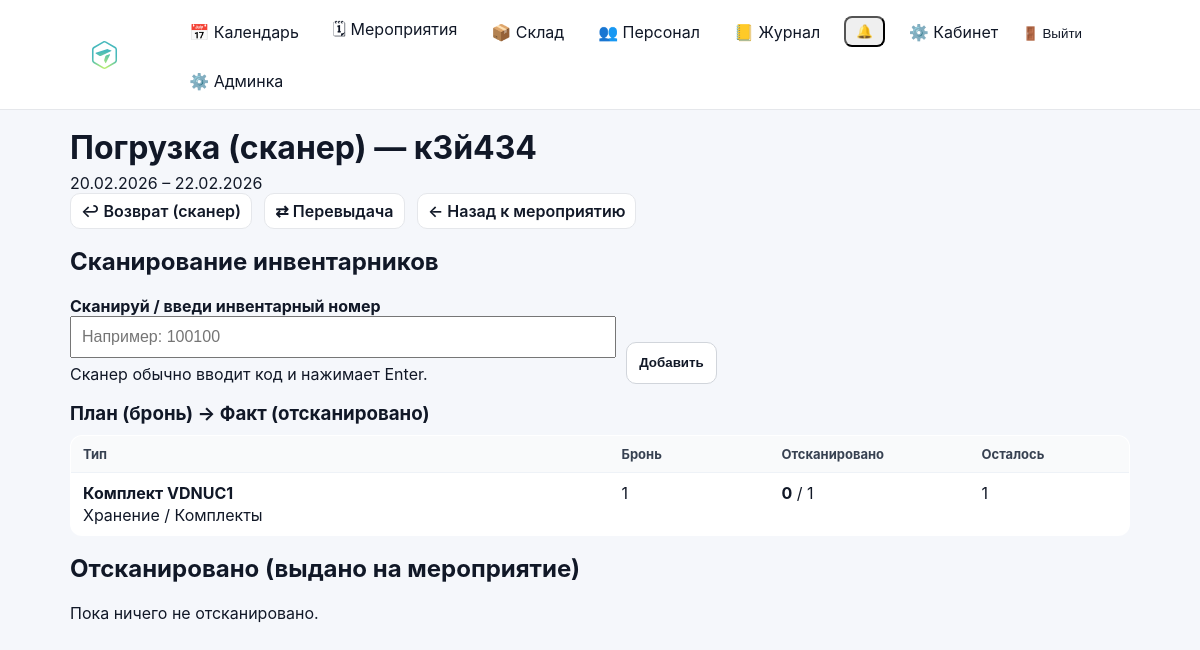
/events/67/stock/load/ (signed in), run on the app's committed database.
### events/models.py (models this page shows, shortened)
class Event(models.Model):
    class Meta:
        permissions = [
            ("edit_event_card", "Can edit event card (dates/status/etc)"),
            ("edit_event_equipment", "Can edit event equipment (own/rented)"),
        ]
    STATUS_DRAFT = "draft"
    STATUS_CONFIRMED = "confirmed"
    STATUS_IN_PROGRESS = "in_progress"
    STATUS_CLOSED = "closed"
    STATUS_PROBLEM = "problem"
    STATUS_CHOICES = (
        (STATUS_DRAFT, "Черновик"),
        (STATUS_CONFIRMED, "Подтвержден"),
        (STATUS_IN_PROGRESS, "В работе"),
        (STATUS_CLOSED, "Закрыто"),
        (STATUS_PROBLEM, "Проблема"),
    )
    STATUS_ACTIVE = (
        STATUS_DRAFT,
        STATUS_CONFIRMED,
        STATUS_IN_PROGRESS,
    )
    STATUS_TRANSITIONS: dict[str, tuple[str, ...]] = {
        STATUS_DRAFT: (STATUS_CONFIRMED,),
        STATUS_CONFIRMED: (STATUS_DRAFT,),
        STATUS_IN_PROGRESS: (),
        STATUS_CLOSED: (),
        STATUS_PROBLEM: (),
    }
    name = models.CharField(max_length=200)
    start_date = models.DateField()
    end_date = models.DateField(blank=True, null=True)
    client = models.CharField(max_length=200, blank=True)
    location = models.CharField(max_length=200, blank=True)
    responsible = models.ForeignKey(
        User,
        on_delete=models.SET_NULL,
        null=True,
        related_name="events",
    )
    s_engineer = models.ForeignKey(
        User,
        on_delete=models.SET_NULL,
        null=True,
        blank=True,
        related_name="senior_events",
    )
    engineers = models.ManyToManyField(
        User,
        blank=True,
        related_name="engineer_events",
    )
    notes = models.TextField(blank=True, default="")
    is_deleted = models.BooleanField(default=False)
    deleted_at = models.DateTimeField(null=True, blank=True)
    status = models.CharField(
        max_length=20,
        choices=STATUS_CHOICES,
        default=STATUS_DRAFT,
    )
    created_at = models.DateTimeField(auto_now_add=True)
    def get_auto_status(self):
        from django.utils import timezone
        today = timezone.localdate()
        if not self.end_date or self.end_date >= today:
            return self.status, False
    def apply_auto_status(self, save: bool = True) -> bool:
        new_status, changed = self.get_auto_status()
        if not changed:
            return False
        self.status = new_status
        if save:
            self.save(update_fields=["status"])
        return True

class EventStockReservation(models.Model):
    event = models.ForeignKey(Event, on_delete=models.CASCADE, related_name="stock_reservations")
    equipment_type = models.ForeignKey(StockEquipmentType, on_delete=models.PROTECT, related_name="event_reservations")
    quantity = models.PositiveIntegerField(default=1)
    created_at = models.DateTimeField(auto_now_add=True)
    created_by = models.ForeignKey(
        User,
        on_delete=models.SET_NULL,
        null=True,
        blank=True,
        related_name="created_stock_reservations",
    )
    class Meta:
        unique_together = ("event", "equipment_type")
        ordering = ["equipment_type__category__name", "equipment_type__subcategory__name", "equipment_type__name", "id"]

### inventory/models.py (models this page shows, shortened)
class StockEquipmentType(models.Model):
    name = models.CharField(max_length=255)
    category = models.ForeignKey(StockCategory, on_delete=models.PROTECT)
    subcategory = models.ForeignKey(
        StockSubcategory,
        on_delete=models.PROTECT,
        null=True,
        blank=True
    )
    power_w = models.PositiveIntegerField(
        null=True,
        blank=True,
        verbose_name="Потребляемая мощность (Вт)"
    )
    dimensions_mm = models.CharField(
        max_length=100,
        null=True,
        blank=True,
        verbose_name="Габариты (мм)"
    )
    weight_kg = models.DecimalField(
        max_digits=6,
        decimal_places=2,
        null=True,
        blank=True,
        verbose_name="Вес (кг)"
    )
    name = models.CharField(max_length=200)
    description = models.TextField(blank=True)
    weight_kg = models.DecimalField(max_digits=8, decimal_places=3, null=True, blank=True)
    width_mm = models.PositiveIntegerField(null=True, blank=True)
    height_mm = models.PositiveIntegerField(null=True, blank=True)
    depth_mm = models.PositiveIntegerField(null=True, blank=True)
    power_watt = models.PositiveIntegerField(null=True, blank=True)
    is_active = models.BooleanField(default=True)
    created_at = models.DateTimeField(auto_now_add=True)
    class Meta:
        verbose_name = "Тип оборудования склада"
        verbose_name_plural = "Типы оборудования склада"
        unique_together = ("category", "subcategory", "name")
        ordering = ["category__name", "subcategory__name", "name", "id"]

class StockCategory(models.Model):
    name = models.CharField(max_length=100, unique=True)
    class Meta:
        verbose_name = "Категория склада"
        verbose_name_plural = "Категории склада"
        ordering = ["name", "id"]

class StockSubcategory(models.Model):
    category = models.ForeignKey(StockCategory, on_delete=models.PROTECT, related_name="subcategories")
    name = models.CharField(max_length=100)
    class Meta:
        verbose_name = "Подкатегория склада"
        verbose_name_plural = "Подкатегории склада"
        unique_together = ("category", "name")
        ordering = ["category__name", "name", "id"]

### events/views.py (the view, shortened to what this page needs)
# urls.py: path("events/<int:event_id>/stock/load/", views.event_stock_load_view, name="event_stock_load"),
@login_required
def event_stock_load_view(request: HttpRequest, event_id: int) -> HttpResponse:
    event = get_object_or_404(Event, id=event_id, is_deleted=False)
    if not can_edit_event_equipment(request.user):
        return HttpResponseForbidden("Недостаточно прав")
    event.apply_auto_status()
    if event.status not in {Event.STATUS_CLOSED, Event.STATUS_PROBLEM} and event.status != Event.STATUS_IN_PROGRESS:
        event.status = Event.STATUS_IN_PROGRESS
        event.save(update_fields=["status"])
    if event.status in {Event.STATUS_CLOSED, Event.STATUS_PROBLEM}:
        messages.error(request, "Нельзя выдавать оборудование: мероприятие уже завершено.")
        return redirect("event_detail", event_id=event.id)
    reservations = (
        EventStockReservation.objects.filter(event=event)
        .select_related("equipment_type", "equipment_type__category", "equipment_type__subcategory")
        .order_by("equipment_type__category__name", "equipment_type__subcategory__name", "equipment_type__name")
    )
    issued_qs = (
        EventStockIssue.objects.filter(event=event, returned_at__isnull=True)
        .select_related("item", "item__equipment_type", "item__equipment_type__category", "item__equipment_type__subcategory")
        .order_by("-issued_at", "-id")
    )
    issued_counts: dict[int, int] = defaultdict(int)
    for iss in issued_qs:
        issued_counts[iss.item.equipment_type_id] += 1
    rows = []
    for r in reservations:
        issued = issued_counts.get(r.equipment_type_id, 0)
        rows.append({
            "reservation": r,
            "issued": issued,
            "remaining": max(0, r.quantity - issued),
        })
    return render(
        request,
        "events/event_stock_load.html",
        {
            "event": event,
            "rows": rows,
            "issued_items": issued_qs,
        },
    )

### accounts/context_processors.py (called while the page is built)
def authz_flags(request):
    user = getattr(request, "user", None)
    return {
        "can_manage_staff": can_manage_staff(user),
        "can_edit_event_card": can_edit_event_card(user),
        "can_edit_event_equipment": can_edit_event_equipment(user),
        "can_edit_inventory": can_edit_inventory(user),
        "can_view_stock": can_view_stock(user),
    }

### accounts/permissions.py (called while the page is built)
def _ok(user) -> bool:
    return bool(user and user.is_authenticated)

def is_super(user) -> bool:
    return bool(_ok(user) and getattr(user, "is_superuser", False))

def can_manage_staff(user) -> bool:
    return is_super(user) or (_ok(user) and user.has_perm("accounts.manage_staff"))

def can_edit_inventory(user) -> bool:
    return is_super(user) or (_ok(user) and user.has_perm("inventory.manage_inventory"))

def can_view_stock(user) -> bool:
    return is_super(user) or (_ok(user) and (user.has_perm("inventory.manage_inventory") or user.has_perm("events.edit_event_card")))

def can_edit_event_card(user) -> bool:
    return is_super(user) or (_ok(user) and user.has_perm("events.edit_event_card"))

def can_edit_event_equipment(user) -> bool:
    return is_super(user) or (_ok(user) and user.has_perm("events.edit_event_equipment"))

### events/templates/events/event_stock_load.html (shortened to what this page needs)
{% extends "base.html" %}
{% block content %}
<div class="page-head">
  <div>
    <h1 style="margin:0;">Погрузка (сканер) — {{ event.name }}</h1>
    <div class="muted" style="margin-top:6px;">
      {% if event.start_date == event.end_date %}
        {{ event.start_date|date:"d.m.Y" }}
      {% else %}
        {{ event.start_date|date:"d.m.Y" }} – {{ event.end_date|date:"d.m.Y" }}
      {% endif %}
    </div>
  </div>
  <div class="page-actions">
    <a class="btn-secondary" href="{% url 'event_stock_return' event.id %}">↩ Возврат (сканер)</a>
    <a class="btn-secondary" href="{% url 'event_stock_transfer' event.id %}">⇄ Перевыдача</a>
    <a class="btn-secondary" href="{% url 'event_detail' event.id %}">← Назад к мероприятию</a>
  </div>
</div>
<div class="card" style="margin-top:18px;">
  <h2 style="margin-top:0;">Сканирование инвентарников</h2>
  <form method="post" style="display:flex; gap:10px; align-items:flex-end; flex-wrap:wrap;">
    <div style="min-width:320px;">
      <label class="muted" for="code"><strong>Сканируй / введи инвентарный номер</strong></label>
      <input id="code" name="code" type="text" autocomplete="off" placeholder="Например: 100100" style="width:100%; padding:10px; font-size:16px;">
      <div class="muted" style="margin-top:6px;">Сканер обычно вводит код и нажимает Enter.</div>
    </div>
    <button class="btn" type="submit" style="height:42px;">Добавить</button>
  </form>
  <h3 style="margin:0;">План (бронь) → Факт (отсканировано)</h3>
  {% if rows %}
    <table class="list-table" style="margin-top:10px;">
      <thead>
        <tr>
          <th>Тип</th>
          <th style="width:160px;">Бронь</th>
          <th style="width:200px;">Отсканировано</th>
          <th style="width:160px;">Осталось</th>
        </tr>
      </thead>
      <tbody>
        {% for r in rows %}
          <tr>
            <td>
              <div><strong>{{ r.reservation.equipment_type.name }}</strong></div>
              <div class="muted" style="margin-top:2px;">
                {{ r.reservation.equipment_type.category.name }}
                {% if r.reservation.equipment_type.subcategory %} / {{ r.reservation.equipment_type.subcategory.name }}{% endif %}
              </div>
            </td>
            <td>{{ r.reservation.quantity }}</td>
            <td><strong>{{ r.issued }}</strong> / {{ r.reservation.quantity }}</td>
            <td>
              {% if r.remaining == 0 %}
                ✅
              {% else %}
                {{ r.remaining }}
              {% endif %}
            </td>
          </tr>
        {% endfor %}
      </tbody>
    </table>
  {% else %}
    <div class="muted" style="margin-top:10px;">Сначала сделай бронь по типам на мероприятие.</div>
  {% endif %}
</div>
<div class="card" style="margin-top:18px;">
  <h2 style="margin-top:0;">Отсканировано (выдано на мероприятие)</h2>
  {% if issued_items %}
    <table class="list-table">
      <thead>
        <tr>
          <th style="width:170px;">Инвентарник</th>
          <th>Тип</th>
          <th style="width:180px;">Время</th>
          <th style="width:140px;">Действия</th>
        </tr>
      </thead>
      <tbody>
        {% for iss in issued_items %}
          <tr>
            <td><strong>{{ iss.item.inventory_number }}</strong></td>
            <td>
              {{ iss.item.equipment_type.name }}
              <div class="muted" style="margin-top:2px;">
                {{ iss.item.equipment_type.category.name }}
                {% if iss.item.equipment_type.subcategory %} / {{ iss.item.equipment_type.subcategory.name }}{% endif %}
              </div>
            </td>
            <td>{{ iss.issued_at|date:"d.m.Y H:i" }}</td>
            <td>
              <form method="post" action="{% url 'event_stock_issue_delete' event.id iss.id %}" style="display:inline;">
                {% csrf_token %}
                <button class="btn-secondary" type="submit">Убрать</button>
              </form>
            </td>
          </tr>
        {% endfor %}
      </tbody>
    </table>
  {% else %}
    <div class="muted">Пока ничего не отсканировано.</div>
  {% endif %}
</div>
{% endblock %}

### static/css/base.css (style rules this page uses)
* { box-sizing: border-box; }
html, body { height: 100%; }
body { margin: 0; font-family: -apple-system, BlinkMacSystemFont, "Segoe UI", Roboto, Arial, sans-serif; background: #f5f7fb; color: #111827; }
a { color: inherit; text-decoration: none; }
.btn { display: inline-flex; align-items: center; gap: 8px; padding: 8px 12px; border-radius: 10px; border: 1px solid #d1d5db; background: #ffffff; color: #111827; font-weight: 700; cursor: pointer; text-decoration: none; transition: transform 160ms ease, box-shadow 160ms ease, background 160ms ease, border-color 160ms ease; }
.btn-secondary { display: inline-flex; align-items: center; padding: 7px 10px; border-radius: 10px; border: 1px solid #e5e7eb; background: #ffffff; color: #111827; font-weight: 600; text-decoration: none; margin-right: 8px; transition: transform 160ms ease, box-shadow 160ms ease, background 160ms ease; }
.list-table { width: 100%; border-collapse: collapse; background: #ffffff; border: 1px solid #e5e7eb; border-radius: 12px; overflow: hidden; }
.list-table th, .list-table td { padding: 10px 12px; border-bottom: 1px solid #eef2f7; text-align: left; vertical-align: top; }
.list-table th { background: #f9fafb; font-size: 13px; color: #374151; }
.list-table tr:last-child td { border-bottom: 0; }

### data on the page
Event: name "к3й434", start_date "20.02.2026", end_date "22.02.2026"
EventStockReservation: reservation.equipment_type.name "Комплект VDNUC1", reservation.equipment_type.category.name "Хранение", reservation.equipment_type.subcategory.name "Комплекты", reservation.quantity "1", issued "0", remaining "1"
